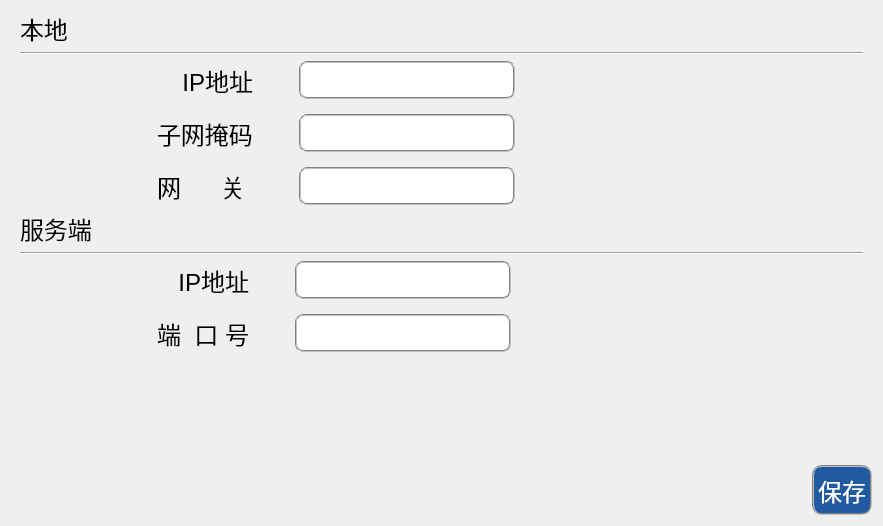
        <widget class="QWidget" name="tabSetNet">
         <property name="styleSheet">
          <string notr="true"/>
         </property>
         <attribute name="title">
          <string>网络  </string>
         </attribute>
         <layout class="QGridLayout" name="gridLayout_34">
          <item row="1" column="0">
           <widget class="QWidget" name="wgtServerNetWork" native="true">
            <layout class="QGridLayout" name="gridLayout_4">
             <property name="topMargin">
              <number>0</number>
             </property>
             <property name="bottomMargin">
              <number>0</number>
             </property>
             <property name="verticalSpacing">
              <number>6</number>
             </property>
             <item row="1" column="0" colspan="3">
              <widget class="Line" name="lineServer">
               <property name="orientation">
                <enum>Qt::Horizontal</enum>
               </property>
              </widget>
             </item>
             <item row="2" column="0">
              <spacer name="horizontalSpacer_3">
               <property name="orientation">
                <enum>Qt::Horizontal</enum>
               </property>
               <property name="sizeType">
                <enum>QSizePolicy::Preferred</enum>
               </property>
               <property name="sizeHint" stdset="0">
                <size>
                 <width>131</width>
                 <height>20</height>
                </size>
               </property>
              </spacer>
             </item>
             <item row="2" column="1">
              <layout class="QGridLayout" name="gridLayout_6" rowstretch="0,0" columnstretch="0,0,0" rowminimumheight="0,0">
               <property name="verticalSpacing">
                <number>15</number>
               </property>
               <item row="1" column="2">
                <widget class="QLineEdit" name="txtServerPort">
                 <property name="sizePolicy">
                  <sizepolicy hsizetype="Expanding" vsizetype="Expanding">
                   <horstretch>0</horstretch>
                   <verstretch>0</verstretch>
                  </sizepolicy>
                 </property>
                 <property name="font">
                  <font>
                   <pointsize>18</pointsize>
                  </font>
                 </property>
                 <property name="styleSheet">
                  <string notr="true">background-color: rgb(255, 255, 255);
border-radius: 8px; 
border:2px groove gray;
padding: 2px 2px; </string>
                 </property>
                </widget>
               </item>
               <item row="0" column="2">
                <widget class="QLineEdit" name="txtServerIP">
                 <property name="sizePolicy">
                  <sizepolicy hsizetype="Expanding" vsizetype="Expanding">
                   <horstretch>0</horstretch>
                   <verstretch>0</verstretch>
                  </sizepolicy>
                 </property>
                 <property name="font">
                  <font>
                   <pointsize>18</pointsize>
                  </font>
                 </property>
                 <property name="styleSheet">
                  <string notr="true">background-color: rgb(255, 255, 255);
border-radius: 8px; 
border:2px groove gray;
padding: 2px 2px; </string>
                 </property>
                </widget>
               </item>
               <item row="0" column="0">
                <widget class="QLabel" name="labServerIP">
                 <property name="font">
                  <font>
                   <pointsize>18</pointsize>
                  </font>
                 </property>
                 <property name="text">
                  <string>IP地址</string>
                 </property>
                 <property name="alignment">
                  <set>Qt::AlignRight|Qt::AlignTrailing|Qt::AlignVCenter</set>
                 </property>
                 <property name="margin">
                  <number>8</number>
                 </property>
                </widget>
               </item>
               <item row="1" column="0">
                <widget class="QLabel" name="labServerPort">
                 <property name="font">
                  <font>
                   <pointsize>18</pointsize>
                  </font>
                 </property>
                 <property name="text">
                  <string>端  口 号</string>
                 </property>
                 <property name="alignment">
                  <set>Qt::AlignRight|Qt::AlignTrailing|Qt::AlignVCenter</set>
                 </property>
                 <property name="margin">
                  <number>8</number>
                 </property>
                </widget>
               </item>
               <item row="0" column="1">
                <spacer name="horizontalSpacer_13">
                 <property name="orientation">
                  <enum>Qt::Horizontal</enum>
                 </property>
                 <property name="sizeType">
                  <enum>QSizePolicy::Fixed</enum>
                 </property>
                 <property name="sizeHint" stdset="0">
                  <size>
                   <width>40</width>
                   <height>20</height>
                  </size>
                 </property>
                </spacer>
               </item>
              </layout>
             </item>
             <item row="2" column="2">
              <spacer name="horizontalSpacer_2">
               <property name="orientation">
                <enum>Qt::Horizontal</enum>
               </property>
               <property name="sizeHint" stdset="0">
                <size>
                 <width>40</width>
                 <height>20</height>
                </size>
               </property>
              </spacer>
             </item>
             <item row="0" column="0" colspan="2">
              <widget class="QLabel" name="label_6">
               <property name="font">
                <font>
                 <pointsize>18</pointsize>
                </font>
               </property>
               <property name="text">
                <string>服务端</string>
               </property>
              </widget>
             </item>
            </layout>
           </widget>
          </item>
          <item row="2" column="0">
           <spacer name="verticalSpacer_4">
            <property name="orientation">
             <enum>Qt::Vertical</enum>
            </property>
            <property name="sizeHint" stdset="0">
             <size>
              <width>20</width>
              <height>107</height>
             </size>
            </property>
           </spacer>
          </item>
          <item row="3" column="0">
           <layout class="QGridLayout" name="gridLayout_29">
            <item row="0" column="0">
             <spacer name="horizontalSpacer_32">
              <property name="orientation">
               <enum>Qt::Horizontal</enum>
              </property>
              <property name="sizeType">
               <enum>QSizePolicy::Preferred</enum>
              </property>
              <property name="sizeHint" stdset="0">
               <size>
                <width>801</width>
                <height>50</height>
               </size>
              </property>
             </spacer>
            </item>
            <item row="0" column="1">
             <widget class="QPushButton" name="btnSaveNetworkSettings">
              <property name="sizePolicy">
               <sizepolicy hsizetype="Preferred" vsizetype="Preferred">
                <horstretch>0</horstretch>
                <verstretch>0</verstretch>
               </sizepolicy>
              </property>
              <property name="font">
               <font>
                <pointsize>18</pointsize>
               </font>
              </property>
              <property name="styleSheet">
               <string notr="true">color: white;
background-color: rgb(32, 90, 160);
border: 2px groove gray;
border-radius: 10px;
padding: 2px 4px;</string>
              </property>
              <property name="text">
               <string>保存</string>
              </property>
              <property name="icon">
               <iconset resource="ikembx00.qrc">
                <normaloff>:/image/ok.ico</normaloff>:/image/ok.ico</iconset>
              </property>
              <property name="iconSize">
               <size>
                <width>35</width>
                <height>35</height>
               </size>
              </property>
              <property name="default">
               <bool>true</bool>
              </property>
             </widget>
            </item>
           </layout>
          </item>
          <item row="0" column="0">
           <widget class="QWidget" name="wgtLocalNetWork" native="true">
            <layout class="QGridLayout" name="gridLayout_2">
             <property name="topMargin">
              <number>0</number>
             </property>
             <property name="bottomMargin">
              <number>0</number>
             </property>
             <property name="verticalSpacing">
              <number>6</number>
             </property>
             <item row="1" column="0" colspan="4">
              <widget class="Line" name="lineLocalNetWork">
               <property name="orientation">
                <enum>Qt::Horizontal</enum>
               </property>
              </widget>
             </item>
             <item row="0" column="0" colspan="2">
              <widget class="QLabel" name="label_5">
               <property name="font">
                <font>
                 <pointsize>18</pointsize>
                </font>
               </property>
               <property name="text">
                <string>本地</string>
               </property>
              </widget>
             </item>
             <item row="3" column="0">
              <spacer name="horizontalSpacer_4">
               <property name="orientation">
                <enum>Qt::Horizontal</enum>
               </property>
               <property name="sizeType">
                <enum>QSizePolicy::Preferred</enum>
               </property>
               <property name="sizeHint" stdset="0">
                <size>
                 <width>131</width>
                 <height>17</height>
                </size>
               </property>
              </spacer>
             </item>
             <item row="3" column="1">
              <layout class="QGridLayout" name="gridLayout">
               <property name="verticalSpacing">
                <number>15</number>
               </property>
               <item row="0" column="2">
                <widget class="QLineEdit" name="txtIPAddr">
                 <property name="sizePolicy">
                  <sizepolicy hsizetype="Expanding" vsizetype="Expanding">
                   <horstretch>0</horstretch>
                   <verstretch>0</verstretch>
                  </sizepolicy>
                 </property>
                 <property name="font">
                  <font>
                   <pointsize>18</pointsize>
                  </font>
                 </property>
                 <property name="styleSheet">
                  <string notr="true">background-color: rgb(255, 255, 255);
border-radius: 8px; 
border:2px groove gray;
padding: 2px 2px; </string>
                 </property>
                 <property name="inputMask">
                  <string/>
                 </property>
                 <property name="text">
                  <string/>
                 </property>
                </widget>
               </item>
               <item row="1" column="0">
                <widget class="QLabel" name="labMaskCode">
                 <property name="font">
                  <font>
                   <pointsize>18</pointsize>
                  </font>
                 </property>
                 <property name="text">
                  <string>子网掩码</string>
                 </property>
                 <property name="margin">
                  <number>8</number>
                 </property>
                </widget>
               </item>
               <item row="2" column="2">
                <widget class="QLineEdit" name="txtNetGate">
                 <property name="sizePolicy">
                  <sizepolicy hsizetype="Expanding" vsizetype="Expanding">
                   <horstretch>0</horstretch>
                   <verstretch>0</verstretch>
                  </sizepolicy>
                 </property>
                 <property name="font">
                  <font>
                   <pointsize>18</pointsize>
                  </font>
                 </property>
                 <property name="styleSheet">
                  <string notr="true">background-color: rgb(255, 255, 255);
border-radius: 8px; 
border:2px groove gray;
padding: 2px 2px; </string>
                 </property>
                </widget>
               </item>
               <item row="0" column="1">
                <spacer name="horizontalSpacer_12">
                 <property name="orientation">
                  <enum>Qt::Horizontal</enum>
                 </property>
                 <property name="sizeType">
                  <enum>QSizePolicy::Fixed</enum>
                 </property>
                 <property name="sizeHint" stdset="0">
                  <size>
                   <width>40</width>
                   <height>20</height>
                  </size>
                 </property>
                </spacer>
               </item>
               <item row="1" column="2">
                <widget class="QLineEdit" name="txtMaskCode">
                 <property name="sizePolicy">
                  <sizepolicy hsizetype="Expanding" vsizetype="Expanding">
                   <horstretch>0</horstretch>
                   <verstretch>0</verstretch>
                  </sizepolicy>
                 </property>
                 <property name="font">
                  <font>
                   <pointsize>18</pointsize>
                  </font>
                 </property>
                 <property name="styleSheet">
                  <string notr="true">background-color: rgb(255, 255, 255);
border-radius: 8px; 
border:2px groove gray;
padding: 2px 2px; </string>
                 </property>
                </widget>
               </item>
               <item row="2" column="0">
                <widget class="QLabel" name="labNetGate">
                 <property name="font">
                  <font>
                   <pointsize>18</pointsize>
                  </font>
                 </property>
                 <property name="text">
                  <string>网      关</string>
                 </property>
                 <property name="margin">
                  <number>8</number>
                 </property>
                </widget>
               </item>
               <item row="0" column="0">
                <widget class="QLabel" name="labDeviceIP">
                 <property name="font">
                  <font>
                   <pointsize>18</pointsize>
                  </font>
                 </property>
                 <property name="text">
                  <string>IP地址</string>
                 </property>
                 <property name="alignment">
                  <set>Qt::AlignRight|Qt::AlignTrailing|Qt::AlignVCenter</set>
                 </property>
                 <property name="margin">
                  <number>8</number>
                 </property>
                </widget>
               </item>
              </layout>
             </item>
             <item row="3" column="2">
              <spacer name="horizontalSpacer_5">
               <property name="orientation">
                <enum>Qt::Horizontal</enum>
               </property>
               <property name="sizeHint" stdset="0">
                <size>
                 <width>40</width>
                 <height>20</height>
                </size>
               </property>
              </spacer>
             </item>
            </layout>
           </widget>
          </item>
         </layout>
        </widget>
